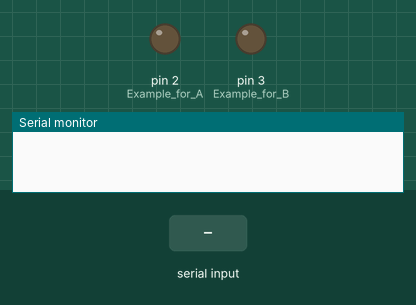
Simulated run of this sketch. Board: Arduino Uno, built with avr-gcc and run on an emulated ATmega328P. Parts: output pins drawn as LEDs (lit = HIGH), the last lines printed to the serial monitor. The inputs (shaded band) are chosen by the test bench.

Above: at 1.2 s.
1.3 s: "A" received over Serial
At 2.5 s:
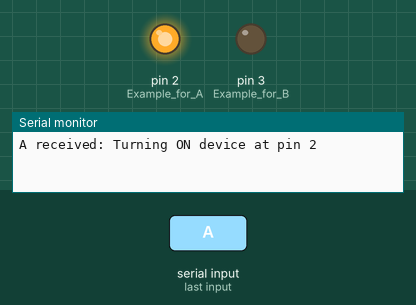
2.8 s: "B" received over Serial
At 3.9 s:
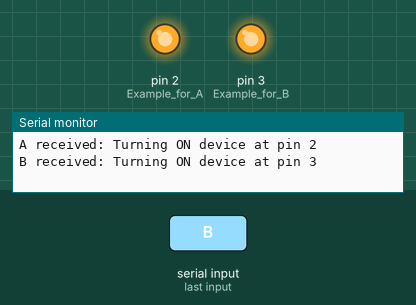
4.3 s: "a" received over Serial
At 5.0 s:
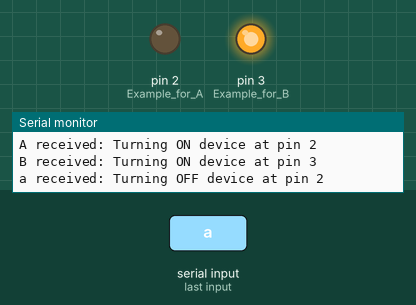
Timing chart, 0 to 7.3 s (numbered marks = the images above; inputs shaded):
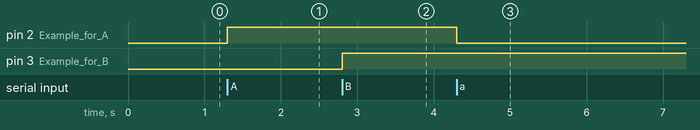

Measured:
- after the input at 1.3 s, pin 2 (Example_for_A): LOW → HIGH at once
- after the input at 2.8 s, pin 3 (Example_for_B): LOW → HIGH at once
- after the input at 4.3 s, pin 2 (Example_for_A): HIGH → LOW at once

The sketch:

code.ino
```cpp
char receivedChar;

void setup() {
  Serial.begin(9600); // Start serial communication
  // Set pin modes
  pinMode(2, OUTPUT); // Example for A
  pinMode(3, OUTPUT); // Example for B
}

void loop() {
  if (Serial.available()) {
    receivedChar = Serial.read();

    if (receivedChar == 'A') {
      digitalWrite(2, HIGH);
      Serial.println("A received: Turning ON device at pin 2");
    } else if (receivedChar == 'a') {
      digitalWrite(2, LOW);
      Serial.println("a received: Turning OFF device at pin 2");
    } else if (receivedChar == 'B') {
      digitalWrite(3, HIGH);
      Serial.println("B received: Turning ON device at pin 3");
    } else if (receivedChar == 'b') {
      digitalWrite(3, LOW);
      Serial.println("b received: Turning OFF device at pin 3");
    } else {
      Serial.print("Unknown input: ");
      Serial.println(receivedChar);
    }
  }
}
```
